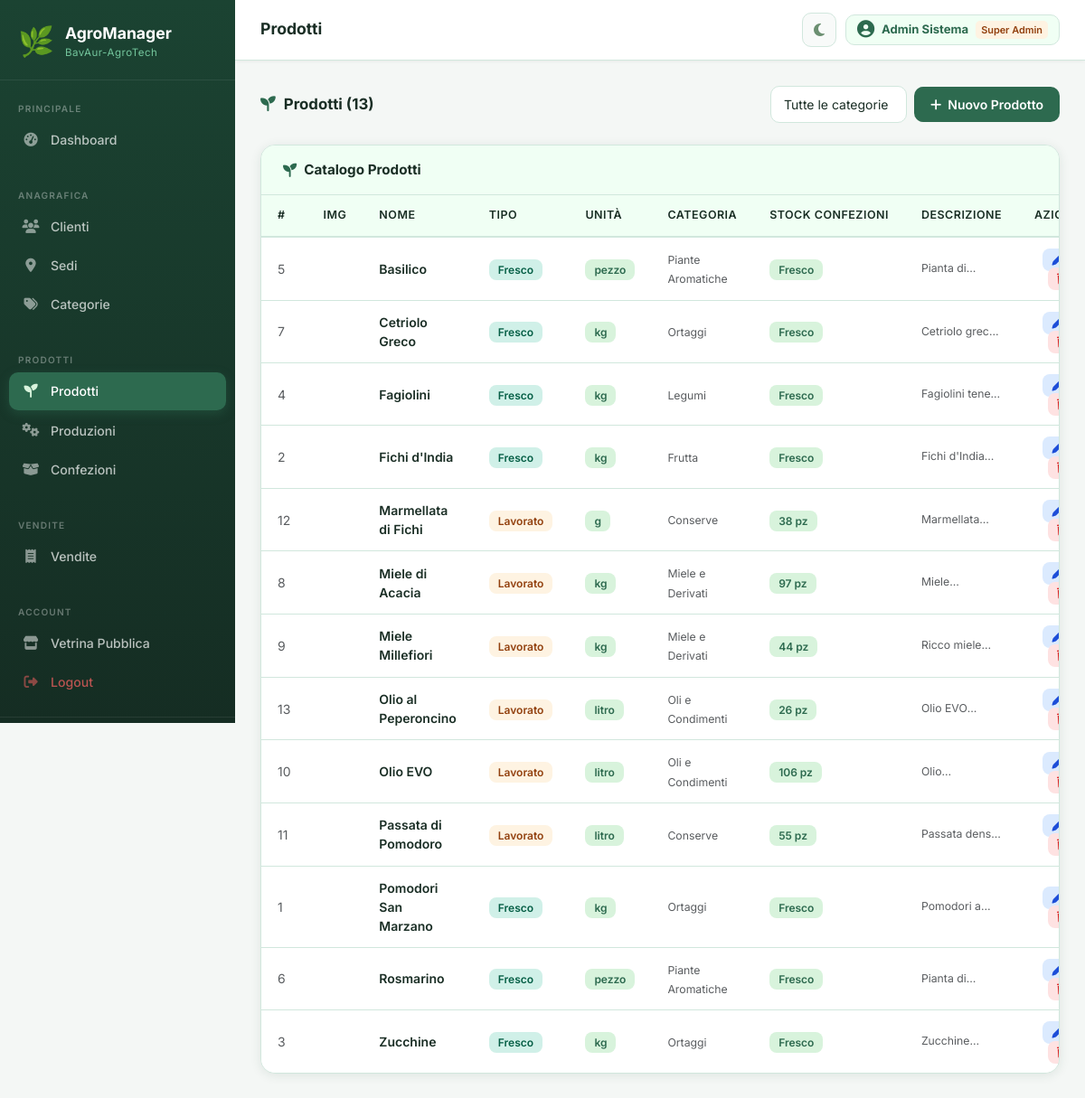
Screenshot of /root/src/prodotti.php (signed in) with the database file from the repository.
### tables this page shows
CREATE TABLE PRODOTTO (
    idProdotto   INT AUTO_INCREMENT PRIMARY KEY,
    nome         VARCHAR(100) NOT NULL,
    unitaMisura  ENUM('kg','g','litro','pezzo') NOT NULL,
    tipoProdotto ENUM('fresco','lavorato') NOT NULL,
    descrizione  TEXT DEFAULT NULL,
    immagineUrl  TEXT DEFAULT NULL COMMENT 'URL immagine custom; se NULL usa il fallback keyword in getProductImage()',
    idCategoria  INT,
    FOREIGN KEY (idCategoria) REFERENCES CATEGORIA(idCategoria) ON DELETE SET NULL
);

CREATE TABLE CATEGORIA (
    idCategoria   INT AUTO_INCREMENT PRIMARY KEY,
    nomeCategoria VARCHAR(100) NOT NULL
);

### root/src/config/db.php (called while the page is built, shortened)
<?php
function h(mixed $v): string {
    return htmlspecialchars((string)($v ?? ''), ENT_QUOTES, 'UTF-8');
}

### root/src/prodotti.php (the view, shortened to what this page needs)
<?php
require_once 'includes/auth.php';
$action    = $_GET['action'] ?? 'list';
$sql = "
    SELECT p.*, c.nomeCategoria,
           (SELECT COALESCE(SUM(cf.giacenza), 0)
            FROM CONFEZIONE cf
            JOIN PRODUZIONE pr ON cf.idProduzione = pr.idProduzione
            WHERE pr.idProdottoProdotto = p.idProdotto) AS totGiacenza
    FROM PRODOTTO p
    LEFT JOIN CATEGORIA c ON p.idCategoria = c.idCategoria";
$params = [];
$sql .= " ORDER BY p.nome";
$stmtList = $pdo->prepare($sql);
$stmtList->execute($params);
$prodotti = $stmtList->fetchAll();
require_once 'includes/header.php';
?>
<?php if ($action==='list'): ?>
<div class="page-header">
  <h5 class="page-header-title"><i class="fa-solid fa-seedling"></i> Prodotti (<?= count($prodotti) ?>)</h5>
  <div class="d-flex gap-2 flex-wrap align-items-center">
    <form method="GET" class="d-flex gap-2 align-items-center">
      <select name="categoria" class="form-select form-select-sm" style="width:auto" onchange="this.form.submit()">
        <option value="">Tutte le categorie</option>
      </select>
    </form>
    <a href="?action=create" class="btn-ag"><i class="fa-solid fa-plus"></i> Nuovo Prodotto</a>
  </div>
</div>
<div class="ag-card">
  <div class="ag-card-header"><h6 class="ag-card-title"><i class="fa-solid fa-seedling"></i> Catalogo Prodotti</h6></div>
  <div class="table-responsive">
    <?php if(empty($prodotti)): ?>
      <div class="empty-state"><i class="fa-solid fa-seedling"></i><p>Nessun prodotto trovato.</p></div>
    <?php else: ?>
    <table class="ag-table table mb-0">
      <thead><tr><th>#</th><th>Img</th><th>Nome</th><th>Tipo</th><th>Unità</th><th>Categoria</th><th>Stock Confezioni</th><th>Descrizione</th><th class="text-end">Azioni</th></tr></thead>
      <tbody>
      <?php foreach($prodotti as $p): ?>
      <tr>
        <td class="text-muted"><?= $p['idProdotto'] ?></td>
        <td>
        </td>
        <td class="fw-semibold"><?= h($p['nome']) ?></td>
        <td><span class="badge-<?= $p['tipoProdotto'] ?>"><?= ucfirst($p['tipoProdotto']) ?></span></td>
        <td><span class="badge-ok"><?= h($p['unitaMisura']) ?></span></td>
        <td><small class="text-muted"><?= h($p['nomeCategoria']??'—') ?></small></td>
        <td>
          <?php if ($p['tipoProdotto']==='lavorato'): ?>
            <?php $g=(int)$p['totGiacenza']; ?>
            <span class="<?= $g==0?'badge-zero':($g<=10?'badge-low':'badge-ok') ?>">
              <?= $g==0?'Esaurito':"$g pz" ?>
            </span>
          <?php else: ?>
            <span class="badge-ok">Fresco</span>
          <?php endif; ?>
        </td>
        <td><small class="text-muted" style="display:-webkit-box;-webkit-line-clamp:1;-webkit-box-orient:vertical;overflow:hidden;max-width:180px"><?= h($p['descrizione']??'—') ?></small></td>
        <td class="text-end">
          <a href="?action=edit&id=<?= $p['idProdotto'] ?>" class="btn-edit-sm me-1"><i class="fa-solid fa-pen"></i></a>
          <a href="?action=delete&id=<?= $p['idProdotto'] ?>" class="btn-danger-sm" onclick="return confirm('Eliminare «<?= h($p['nome']) ?>»?')"><i class="fa-solid fa-trash"></i></a>
        </td>
      </tr>
      <?php endforeach; ?>
      </tbody>
    </table>
    <?php endif; ?>
  </div>
</div>
<?php endif; ?>
<?php require_once 'includes/footer.php'; ?>

### root/src/assets/css/style.css (style rules this page uses)
:root { --ag-dark: #1B4332; --ag-primary: #2D6A4F; --ag-medium: #40916C; --ag-light: #74C69D; --ag-pale: #D8F3DC; --ag-very-pale: #F0FFF4; --ag-bg: #F4F7F5; --ag-surface: #FFFFFF; --ag-surface2: #F8FAF9; --ag-text: #1A2E25; --ag-text-muted: #6B8F71; --ag-border: #D1E7DD; --ag-shadow: 0 2px 12px rgba(27,67,50,.10); --ag-shadow-lg: 0 8px 30px rgba(27,67,50,.15); --ag-sidebar-bg: linear-gradient(180deg,#1B4332 0%,#152d23 100%); --ag-nav-active: #2D6A4F; --ag-input-bg: #FFFFFF; --ag-warning-text:#b45309; --sidebar-w: 260px; }
*, *::before, *::after { box-sizing: border-box; margin: 0; padding: 0; }
html { transition: background-color .3s, color .3s; }
body { font-family: 'Inter', system-ui, sans-serif; background: var(--ag-bg); color: var(--ag-text); min-height: 100vh; transition: background-color .3s, color .3s; }
a { color: var(--ag-primary); text-decoration: none; }
.ag-card { background: var(--ag-surface); border: 1px solid var(--ag-border); border-radius: 16px; box-shadow: var(--ag-shadow); overflow: hidden; transition: background .3s, border-color .3s; }
.ag-card-header { display: flex; align-items: center; justify-content: space-between; padding: 18px 24px; border-bottom: 1px solid var(--ag-border); background: var(--ag-very-pale); transition: background .3s, border-color .3s; }
.ag-card-title { font-size: .95rem; font-weight: 700; color: var(--ag-text); display: flex; align-items: center; gap: 8px; margin: 0; }
.ag-card-title i { color: var(--ag-primary); }
.ag-table { width: 100%; margin: 0; font-size: .875rem; }
.ag-table thead th { background: var(--ag-very-pale); color: var(--ag-text); font-weight: 600; font-size: .78rem; text-transform: uppercase; letter-spacing: .5px; padding: 13px 18px; border-bottom: 2px solid var(--ag-border); white-space: nowrap; }
.ag-table tbody td { padding: 13px 18px; border-bottom: 1px solid var(--ag-border); vertical-align: middle; color: var(--ag-text); }
.ag-table tbody tr:last-child td { border-bottom: none; }
.badge-fresco { background: #d0f0e8; color: #065f46; font-weight: 600; border-radius: 8px; padding: 4px 10px; font-size: .75rem; }
.badge-lavorato { background: #fef3e2; color: #92400e; font-weight: 600; border-radius: 8px; padding: 4px 10px; font-size: .75rem; }
.badge-ok { background: var(--ag-pale); color: var(--ag-primary); font-weight: 600; border-radius: 8px; padding: 4px 10px; font-size: .75rem; }
.btn-ag { background: var(--ag-primary); color: #fff; border: none; border-radius: 10px; padding: 9px 18px; font-weight: 600; font-size: .875rem; transition: all .2s; display: inline-flex; align-items: center; gap: 7px; cursor: pointer; }
.btn-danger-sm { background: #fee2e2; border: none; color: #dc2626; border-radius: 8px; padding: 5px 10px; font-size: .8rem; transition: all .2s; cursor: pointer; }
.btn-edit-sm { background: #dbeafe; border: none; color: #1d4ed8; border-radius: 8px; padding: 5px 10px; font-size: .8rem; transition: all .2s; cursor: pointer; }
.form-control, .form-select { border: 1.5px solid var(--ag-border); border-radius: 10px; font-size: .875rem; padding: 9px 14px; transition: border-color .2s, box-shadow .2s; background: var(--ag-input-bg); color: var(--ag-text); }
.page-header { display: flex; align-items: center; justify-content: space-between; margin-bottom: 24px; flex-wrap: wrap; gap: 12px; }
.page-header-title { font-size: 1.05rem; font-weight: 700; color: var(--ag-text); display: flex; align-items: center; gap: 9px; margin: 0; }
.page-header-title i { color: var(--ag-primary); }

### rows the page displays
prodotto: idProdotto "5", nome "Basilico", tipoProdotto "Fresco", unitaMisura "pezzo", idCategoria.nomeCategoria "Piante Aromatiche", descrizione "Pianta…"
prodotto: idProdotto "7", nome "Cetriolo Greco", tipoProdotto "Fresco", unitaMisura "kg", idCategoria.nomeCategoria "Ortaggi", descrizione "Cetriolo…"
prodotto: idProdotto "4", nome "Fagiolini", tipoProdotto "Fresco", unitaMisura "kg", idCategoria.nomeCategoria "Legumi", descrizione "Fagiolini…"
prodotto: idProdotto "2", nome "Fichi d'India", tipoProdotto "Fresco", unitaMisura "kg", idCategoria.nomeCategoria "Frutta", descrizione "Fichi…"
prodotto: idProdotto "12", nome "Marmellata di Fichi", tipoProdotto "Lavorato", unitaMisura "g", idCategoria.nomeCategoria "Conserve", g "38"
prodotto: idProdotto "8", nome "Miele di Acacia", tipoProdotto "Lavorato", unitaMisura "kg", idCategoria.nomeCategoria "Miele e Derivati", g "97"
prodotto: idProdotto "9", nome "Miele Millefiori", tipoProdotto "Lavorato", unitaMisura "kg", idCategoria.nomeCategoria "Miele e Derivati", g "44", descrizione "Ricco…"
prodotto: idProdotto "13", nome "Olio al Peperoncino", tipoProdotto "Lavorato", unitaMisura "litro", idCategoria.nomeCategoria "Oli e Condimenti", g "26", descrizione "Olio…"
prodotto: idProdotto "10", nome "Olio EVO", tipoProdotto "Lavorato", unitaMisura "litro", idCategoria.nomeCategoria "Oli e Condimenti", g "106"
prodotto: idProdotto "11", nome "Passata di Pomodoro", tipoProdotto "Lavorato", unitaMisura "litro", idCategoria.nomeCategoria "Conserve", g "55", descrizione "Passata…"
prodotto: idProdotto "1", nome "Pomodori San Marzano", tipoProdotto "Fresco", unitaMisura "kg", idCategoria.nomeCategoria "Ortaggi", descrizione "Pomodori…"
prodotto: idProdotto "6", nome "Rosmarino", tipoProdotto "Fresco", unitaMisura "pezzo", idCategoria.nomeCategoria "Piante Aromatiche", descrizione "Pianta…"
prodotto: idProdotto "3", nome "Zucchine", tipoProdotto "Fresco", unitaMisura "kg", idCategoria.nomeCategoria "Ortaggi"

### other values shown
$pageTitle "Prodotti"
$user['nome'] "Admin Sistema"
count($prodotti) "13"
